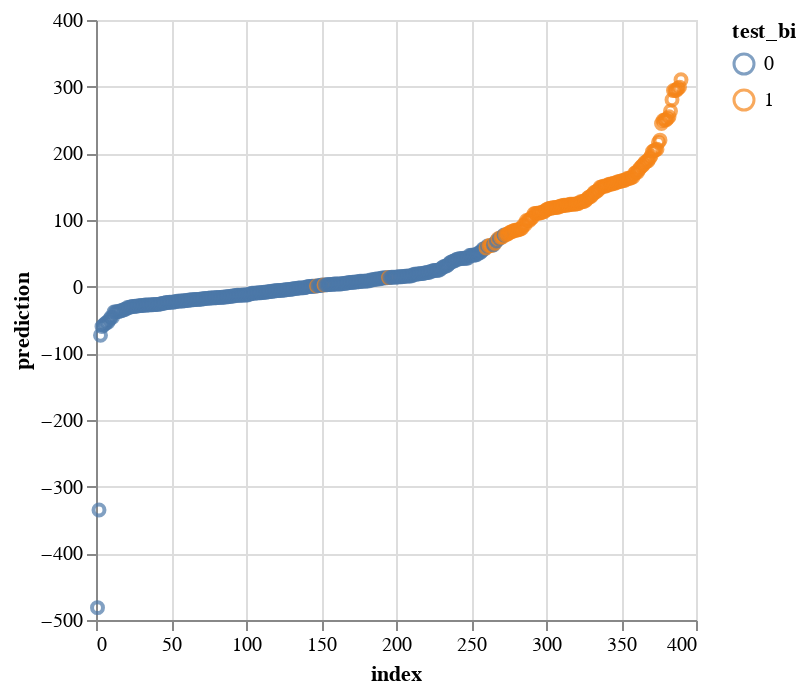

The cell this chart's notebook holds for it:
### Code cell
chart

### Figure 1 — Vega specification as saved in the notebook (floating-point values rounded to 4 significant figures; data arrays with more than 128 entries replaced by an {"elided": "..."} marker saying what was removed)
{"$schema": "https://vega.github.io/schema/vega/v5.json", "data": [{"name": "source_0", "values": {"elided": "390 records"}}, {"name": "source_0_x_domain_index", "values": [{"min": 1, "max": 390}]}, {"name": "source_0_y_domain_prediction", "values": [{"min": -481.5, "max": 310.4}]}, {"name": "source_0_color_domain_test_bi", "values": [{"test_bi": 0}, {"test_bi": 1}]}], "marks": [{"type": "symbol", "name": "marks", "from": {"data": "source_0"}, "encode": {"update": {"opacity": {"value": 0.7}, "fill": {"value": "transparent"}, "stroke": {"field": "test_bi", "scale": "color"}, "x": {"field": "index", "scale": "x"}, "y": {"field": "prediction", "scale": "y"}}}, "style": ["point"]}], "scales": [{"name": "x", "type": "linear", "domain": [{"signal": "(data(\"source_0_x_domain_index\")[0] || {}).min"}, {"signal": "(data(\"source_0_x_domain_index\")[0] || {}).max"}], "range": [0, {"signal": "width"}], "zero": true, "nice": true}, {"name": "y", "type": "linear", "domain": [{"signal": "(data(\"source_0_y_domain_prediction\")[0] || {}).min"}, {"signal": "(data(\"source_0_y_domain_prediction\")[0] || {}).max"}], "range": [{"signal": "height"}, 0], "nice": true, "zero": true}, {"name": "color", "type": "ordinal", "domain": {"data": "source_0_color_domain_test_bi", "field": "test_bi", "sort": true}, "range": "category"}], "axes": [{"scale": "x", "minExtent": 0, "domain": false, "ticks": false, "gridScale": "y", "labels": false, "aria": false, "orient": "bottom", "maxExtent": 0, "zindex": 0, "grid": true, "tickCount": {"signal": "ceil(width/40)"}}, {"scale": "y", "grid": true, "orient": "left", "domain": false, "ticks": false, "tickCount": {"signal": "ceil(height/40)"}, "zindex": 0, "aria": false, "minExtent": 0, "labels": false, "maxExtent": 0, "gridScale": "x"}, {"scale": "x", "labelOverlap": true, "tickCount": {"signal": "ceil(width/40)"}, "zindex": 0, "title": "index", "orient": "bottom", "grid": false, "labelFlush": true}, {"scale": "y", "title": "prediction", "tickCount": {"signal": "ceil(height/40)"}, "orient": "left", "zindex": 0, "grid": false, "labelOverlap": true}], "background": "white", "height": 300, "padding": 5, "legends": [{"stroke": "color", "symbolType": "circle", "title": "test_bi", "encode": {"symbols": {"update": {"fill": {"value": "transparent"}, "opacity": {"value": 0.7}}}}}], "width": 300, "style": "cell"}
